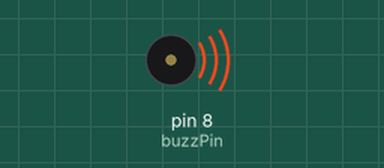
This sketch was run on a simulated Arduino Uno, built with avr-gcc and run on an emulated ATmega328P. On the bench: buzzer (waves = sounding).

Above: at 0.1 s.
Timing chart, 0 to 1.6 s (numbered marks = the images above):
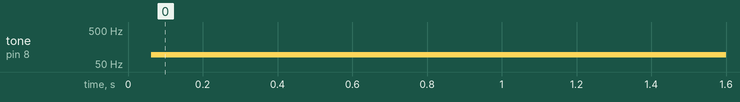

Measured:
- by itself, tone on pin 8 (buzzPin): silent → 92 Hz at 0.06 s

The sketch:

passiveBuzzers.ino
```cpp
int buzzPin=8;
int buzzTime=5;
int buzzTimeT=6;

void setup() {
  // put your setup code here, to run once:
  pinMode(buzzPin,OUTPUT);
}

void loop() {
  // put your main code here, to run repeatedly:
  digitalWrite(buzzPin,HIGH);
  delay(buzzTime);
  digitalWrite(buzzPin,LOW);
  delay(buzzTimeT);
}
```
